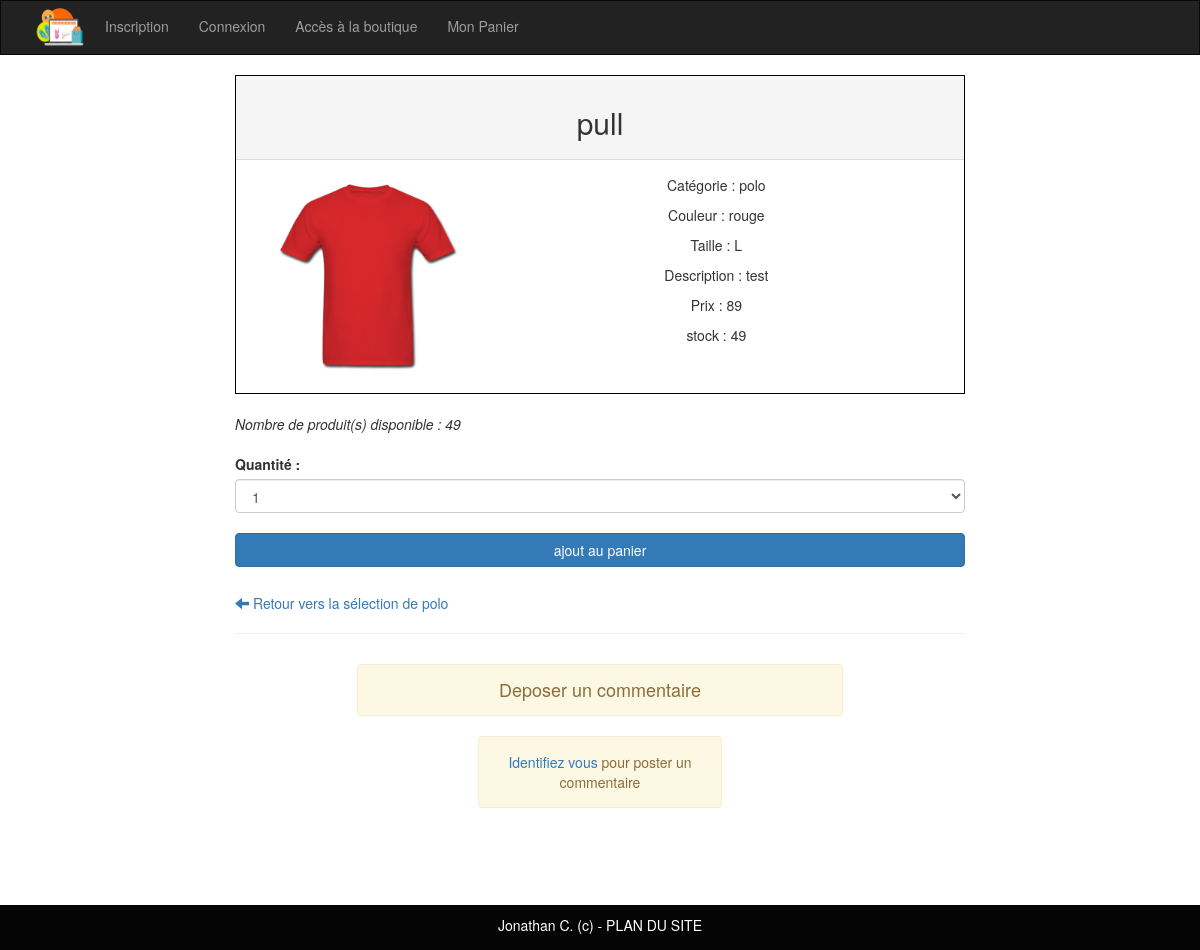
Screenshot of /boutique2/fiche_produit.php?id_produit=9 with the database file from the repository.
### tables this page shows
CREATE TABLE `produit` (
  `id_produit` int(3) NOT NULL,
  `reference` varchar(20) NOT NULL,
  `categorie` varchar(20) NOT NULL,
  `titre` varchar(100) NOT NULL,
  `description` text NOT NULL,
  `couleur` varchar(20) NOT NULL,
  `taille` varchar(5) NOT NULL,
  `public` enum('m','f','mixte','') NOT NULL,
  `photo` varchar(250) DEFAULT NULL,
  `prix` int(3) NOT NULL,
  `stock` int(3) NOT NULL
);

### boutique2/inc/fonction.inc.php (called while the page is built, shortened)
<?php
function internauteEstConnecte()
{
	if(!isset($_SESSION['membre']))
	{
		return false;
	}
	else
	{
		return true;
	}
}

### boutique2/inc/init.inc.php (called while the page is built, shortened)
<?php
$content = '';
require_once("fonction.inc.php");

### boutique2/fiche_produit.php (the view, shortened to what this page needs)
<?php
require_once("inc/init.inc.php");
if(isset($_GET['id_produit']))
{
	$resultat =  $pdo->query("SELECT * FROM produit WHERE id_produit = '$_GET[id_produit]'");
	$produit = $resultat->fetch(PDO::FETCH_ASSOC);
	$content .= '<div class="col-md-8 col-md-offset-2">
					<div class="panel-default border">
						<div class="panel-heading text-center"><h2>' . $produit['titre'] . '</h2></div>
							<div class="panel-body">
							<img src="' . $produit['photo'] . '" width="300" height="230" class="col-md-4 img-responsive">
							<p class="text-center">Catégorie : ' . $produit['categorie'] . '</p>
							<p class="text-center">Couleur : ' . $produit['couleur'] . '</p>
							<p class="text-center">Taille : ' . $produit['taille'] . '</p>
							<p class="text-center">Description : ' . $produit['description'] . '</p>
							<p class="text-center">Prix : ' . $produit['prix'] . '</p>
							<p class="text-center">stock : ' . $produit['stock'] . '</p>
							</div>
						</div><br>';
if($produit['stock'] > 0)
{
	$content .= "<i>Nombre de produit(s) disponible : $produit[stock]</i><br><br>";
	$content .= '<form method="post" action="panier.php">';
	$content .= "<input type='hidden' name='id_produit' value='$produit[id_produit]'>";
	$content .= '<label for="quantite">Quantité : </label>';
	$content .= '<select id="quantite" name="quantite" class="form-control">';
		for($i = 1; $i <= $produit['stock'] && $i <= 5; $i++)
		{
			$content .= "<option>$i</option>";
		}
	$content .= '</select><br>';
	$content .= '<input type="submit" name="ajout_panier" value="ajout au panier" class="col-md-12 btn btn-primary">';
	$content .= '</form><br><br>';
}
else
{
	$content .= '<div class="alert alert-danger text-center">Rupture de stock !! </div>';
}
$content .= '<br><a href="boutique.php?categorie=' . $produit['categorie'] . '"><span class="glyphicon glyphicon-arrow-left"></span>  Retour vers la sélection de ' . $produit['categorie'] . '</a><hr>';
$content .= '<h4 class="text-center alert alert-warning col-md-8 col-md-offset-2">Deposer un commentaire</h4>';
if(!internauteEstConnecte())
{
	$content .='<div class="col-md-4 col-md-offset-4 alert alert-warning text-center"><a href="connexion.php">Identifiez vous  </a> pour poster un commentaire</div>';
}
$content .='</div>';
$content .= '</div>';
}
require_once("inc/haut.inc.php");
echo $content;
require_once("inc/bas.inc.php");

### boutique2/inc/css/style.css (style rules this page uses)
* { margin: 0; padding: 0; }
.border { border: 1px solid black; }

### rows the page displays
produit: titre "pull", photo (picture), categorie "polo", couleur "rouge", taille "L", description "test", prix "89", stock "49"

### other values shown
form field quantite "1"
